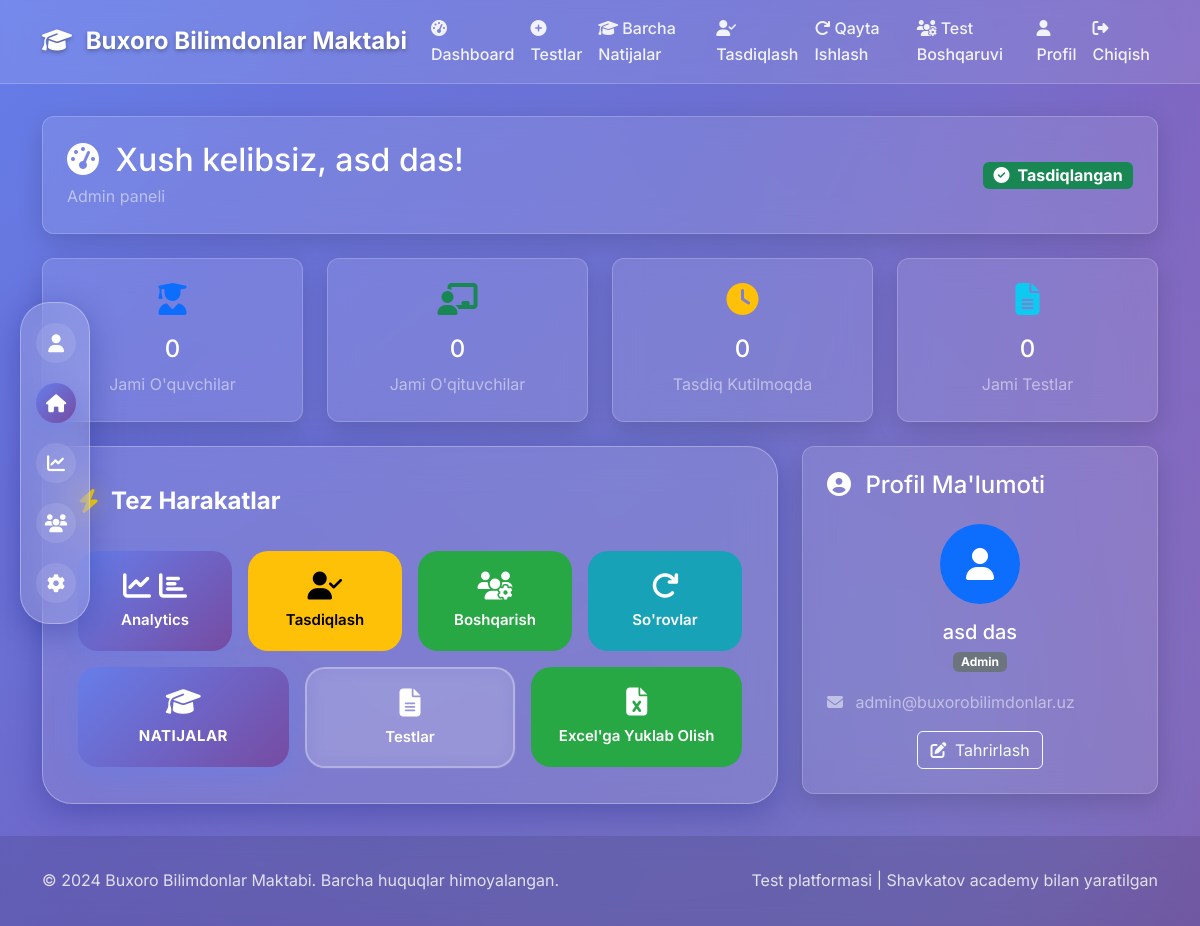
Screenshot of /accounts/dashboard/ (signed in) with the database file from the repository.
### accounts/models.py (models this page shows, shortened)
class User(AbstractUser):
    USER_ROLES = (
        ('student', 'Student'),
        ('teacher', 'Teacher'),
        ('admin', 'Admin'),
    )
    role = models.CharField(max_length=10, choices=USER_ROLES, default='student')
    student_id = models.CharField(max_length=20, unique=True, null=True, blank=True)
    is_verified = models.BooleanField(default=False)
    school_email_verified = models.BooleanField(default=False)
    phone_number = models.CharField(max_length=15, blank=True, null=True)
    class_name = models.CharField(max_length=10, blank=True, null=True)  # For students
    grade = models.IntegerField(null=True, blank=True)  # For students
    subject = models.CharField(max_length=50, blank=True, null=True)  # For teachers
    created_at = models.DateTimeField(auto_now_add=True)
    updated_at = models.DateTimeField(auto_now=True)
    email = models.EmailField(unique=True)
    first_name = models.CharField(max_length=30)
    last_name = models.CharField(max_length=30)
    date_joined = models.DateTimeField(auto_now_add=True)
    is_active = models.BooleanField(default=True)
    USERNAME_FIELD = 'username'
    REQUIRED_FIELDS = ['email', 'first_name', 'last_name']

### accounts/views.py (the view, shortened to what this page needs)
# urls.py: path('dashboard/', views.dashboard_view, name='dashboard'),
@login_required
def dashboard_view(request):
    from tests_app.models import TestResult, TestAttempt, Test
    context = {
        'user': request.user,
        'verification_requests_count': 0
    }
    if request.user.role == 'admin':
        context['verification_requests_count'] = VerificationRequest.objects.filter(is_approved=None).count()
    return render(request, 'accounts/dashboard.html', context)

### templates/accounts/dashboard.html (shortened to what this page needs)
{% extends 'base.html' %}
{% load static %}
{% block content %}
<div class="row">
    <div class="col-12">
        <div class="glass-card p-4 mb-4" data-aos="fade-down">
            <div class="row align-items-center">
                <div class="col-md-8">
                    <h2 class="text-white mb-1">
                        <i class="fas fa-tachometer-alt me-2"></i>
                        Xush kelibsiz, {{ user.get_full_name|default:user.username }}!
                    </h2>
                    <p class="text-white-50 mb-0">{{ user.get_role_display }} paneli</p>
                </div>
                <div class="col-md-4 text-md-end">
                    <span class="badge bg-{% if user.is_verified %}success{% else %}warning{% endif %} fs-6">
                        <i class="fas fa-{% if user.is_verified %}check-circle{% else %}clock{% endif %} me-1"></i>
                        {% if user.is_verified %}Tasdiqlangan{% else %}Kutilmoqda{% endif %}
                    </span>
                </div>
            </div>
        </div>
        <div class="row g-4 mb-4">
            {% if user.role == 'student' %}
            <div class="col-lg-3 col-md-6" data-aos="fade-up" data-aos-delay="100">
                <div class="glass-card p-4 h-100 text-center">
                    <div class="text-primary mb-3">
                        <i class="fas fa-tasks fa-2x"></i>
                    </div>
                    <h4 class="text-white" id="availableTests">--</h4>
                    <p class="text-white-50 mb-0">Mavjud Testlar</p>
                </div>
            </div>
            <div class="col-lg-3 col-md-6" data-aos="fade-up" data-aos-delay="200">
                <div class="glass-card p-4 h-100 text-center">
                    <div class="text-success mb-3">
                        <i class="fas fa-check-circle fa-2x"></i>
                    </div>
                    <h4 class="text-white" id="completedTests">--</h4>
                    <p class="text-white-50 mb-0">Yakunlangan Testlar</p>
                </div>
            </div>
            <div class="col-lg-3 col-md-6" data-aos="fade-up" data-aos-delay="300">
                <div class="glass-card p-4 h-100 text-center">
                    <div class="text-warning mb-3">
                        <i class="fas fa-percentage fa-2x"></i>
                    </div>
                    <h4 class="text-white" id="averageScore">--%</h4>
                    <p class="text-white-50 mb-0">O'rtacha Ball</p>
                </div>
            </div>
            <div class="col-lg-3 col-md-6" data-aos="fade-up" data-aos-delay="400">
                <div class="glass-card p-4 h-100 text-center">
                    <div class="text-info mb-3">
                        <i class="fas fa-medal fa-2x"></i>
                    </div>
                    <h4 class="text-white" id="bestScore">--%</h4>
                    <p class="text-white-50 mb-0">Eng Yaxshi Natija</p>
                </div>
            </div>
            {% elif user.role == 'admin' %}
            <div class="col-lg-3 col-md-6" data-aos="fade-up" data-aos-delay="100">
                <div class="glass-card p-4 h-100 text-center">
                    <div class="text-primary mb-3">
                        <i class="fas fa-user-graduate fa-2x"></i>
                    </div>
                    <h4 class="text-white" id="totalStudents">--</h4>
                    <p class="text-white-50 mb-0">Jami O'quvchilar</p>
                </div>
            </div>
            <div class="col-lg-3 col-md-6" data-aos="fade-up" data-aos-delay="200">
                <div class="glass-card p-4 h-100 text-center">
                    <div class="text-success mb-3">
                        <i class="fas fa-chalkboard-teacher fa-2x"></i>
                    </div>
                    <h4 class="text-white" id="totalTeachers">--</h4>
                    <p class="text-white-50 mb-0">Jami O'qituvchilar</p>
                </div>
            </div>
            <div class="col-lg-3 col-md-6" data-aos="fade-up" data-aos-delay="300">
                <div class="glass-card p-4 h-100 text-center">
                    <div class="text-warning mb-3">
                        <i class="fas fa-clock fa-2x"></i>
                    </div>
                    <h4 class="text-white">{{ verification_requests_count }}</h4>
                    <p class="text-white-50 mb-0">Tasdiq Kutilmoqda</p>
                </div>
            </div>
            <div class="col-lg-3 col-md-6" data-aos="fade-up" data-aos-delay="400">
                <div class="glass-card p-4 h-100 text-center">
                    <div class="text-info mb-3">
                        <i class="fas fa-file-alt fa-2x"></i>
                    </div>
                    <h4 class="text-white" id="totalTests">--</h4>
                    <p class="text-white-50 mb-0">Jami Testlar</p>
                </div>
            </div>
            {% endif %}
        </div>
        <div class="row g-4">
            <div class="col-lg-8">
                <div class="quick-actions-container" data-aos="fade-right">
                    <div class="quick-actions-title">
                        <i class="fas fa-bolt"></i>
                        Tez Harakatlar
                    </div>
                    {% if user.role == 'student' %}
                    <div class="row g-3">
                        <div class="col-md-4">
                            <a href="{% url 'tests:tests' %}" class="action-btn action-btn-primary text-white">
                                <div class="action-btn-icon">
                                    <i class="fas fa-clipboard-list"></i>
                                </div>
                                <div class="action-btn-text">Testlarni Ko'rish</div>
                            </a>
                        </div>
                        <div class="col-md-4">
                            <a href="{% url 'tests:overall_results' %}" class="action-btn action-btn-green text-white">
                                <div class="action-btn-icon">
                                    <i class="fas fa-chart-line"></i>
                                </div>
                                <div class="action-btn-text">Umumiy Natijalarim</div>
                            </a>
                        </div>
                        <div class="col-md-4">
                            <a href="{% url 'accounts:profile' %}" class="action-btn action-btn-outline text-white">
                                <div class="action-btn-icon">
                                    <i class="fas fa-user-edit"></i>
                                </div>
                                <div class="action-btn-text">Profilni Tahrirlash</div>
                            </a>
                        </div>
                    </div>
                    {% elif user.role == 'admin' %}
                    <div class="row g-3">
                        <div class="col-md-3 col-6">
                            <a href="{% url 'analytics:dashboard' %}" class="action-btn action-btn-gradient text-white">
                                <div class="action-btn-icon">
                                    <i class="fas fa-chart-line"></i>
                                    <i class="fas fa-chart-bar"></i>
                                </div>
                                <div class="action-btn-text">Analytics</div>
                            </a>
                        </div>
                        <div class="col-md-3 col-6">
                            <a href="{% url 'accounts:verification_requests' %}" class="action-btn action-btn-yellow">
                                <div class="action-btn-icon">
                                    <i class="fas fa-user-check"></i>
                                </div>
                                <div class="action-btn-text">Tasdiqlash</div>
                            </a>
                        </div>
                        <div class="col-md-3 col-6">
                            <a href="{% url 'tests:student_test_management' %}" class="action-btn action-btn-green text-white">
                                <div class="action-btn-icon">
                                    <i class="fas fa-users-cog"></i>
                                </div>
                                <div class="action-btn-text">Boshqarish</div>
                            </a>
                        </div>
                        <div class="col-md-3 col-6">
                            <a href="{% url 'tests:retake_requests' %}" class="action-btn action-btn-cyan text-white">
                                <div class="action-btn-icon">
                                    <i class="fas fa-redo"></i>
                                </div>
                                <div class="action-btn-text">So'rovlar</div>
                            </a>
                        </div>
                        <div class="col-md-4">
                            <a href="{% url 'tests:grade_based_results' %}" class="action-btn action-btn-featured text-white">
                                <div class="action-btn-icon">
                                    <i class="fas fa-graduation-cap"></i>
                                </div>
                                <div class="action-btn-text">NATIJALAR</div>
                            </a>
                        </div>
                        <div class="col-md-4 col-6">
                            <a href="{% url 'tests:admin_teacher_tests' %}" class="action-btn action-btn-outline text-white">
                                <div class="action-btn-icon">
                                    <i class="fas fa-file-alt"></i>
                                </div>
                                <div class="action-btn-text">Testlar</div>
                            </a>
                        </div>
                        <div class="col-md-4 col-6">
                            <a href="{% url 'tests:export_all_students' %}" class="action-btn action-btn-green text-white">
                                <div class="action-btn-icon">
                                    <i class="fas fa-file-excel"></i>
                                </div>
                                <div class="action-btn-text">Excel'ga Yuklab Olish</div>
                            </a>
                        </div>
                    </div>
                    {% endif %}
                </div>
            </div>
            <div class="col-lg-4">
                <div class="glass-card p-4" data-aos="fade-left">
                    <h4 class="text-white mb-4">
                        <i class="fas fa-user-circle me-2"></i>
                        Profil Ma'lumoti
                    </h4>
                    <div class="text-center mb-3">
                        <div class="bg-primary rounded-circle d-inline-flex align-items-center justify-content-center mb-3"
                             style="width: 80px; height: 80px;">
                            <i class="fas fa-user fa-2x text-white"></i>
                        </div>
                        <h5 class="text-white mb-1">{{ user.get_full_name|default:user.username }}</h5>
                        <span class="badge bg-secondary">{{ user.get_role_display }}</span>
                    </div>
                    <ul class="list-unstyled text-white-50">
                        <li class="mb-2">
                            <i class="fas fa-envelope me-2"></i>
                            {{ user.email }}
                        </li>
                    </ul>
                    <div class="text-center mt-3">
                        <a href="{% url 'accounts:profile' %}" class="btn btn-outline-light">
                            <i class="fas fa-edit me-1"></i>
                            Tahrirlash
                        </a>
                    </div>
                </div>
            </div>
        </div>
    </div>
</div>
{% endblock %}

### templates/base.html (style rules this page uses)
:root { --primary-color: #667eea; --secondary-color: #764ba2; --accent-color: #f093fb; --success-color: #4CAF50; --warning-color: #FF9800; --danger-color: #f44336; --dark-color: #2c3e50; --light-color: #ecf0f1; --gradient-primary: linear-gradient(135deg, #667eea 0%, #764ba2 100%); --gradient-secondary: linear-gradient(135deg, #f093fb 0%, #f5576c 100%); --gradient-accent: linear-gradient(135deg, #4facfe 0%, #00f2fe 100%); --shadow-light: 0 4px 15px rgba(0, 0, 0, 0.1); --shadow-medium: 0 8px 25px rgba(0, 0, 0, 0.15); --shadow-heavy: 0 15px 35px rgba(0, 0, 0, 0.2); --border-radius: 12px; --transition: all 0.3s cubic-bezier(0.25, 0.46, 0.45, 0.94); }
* { margin: 0; padding: 0; box-sizing: border-box; }
body { font-family: 'Inter', sans-serif; background: linear-gradient(135deg, #667eea 0%, #764ba2 100%); min-height: 100vh; line-height: 1.6; color: #333; overflow-x: hidden; }
.glass-card { background: rgba(255, 255, 255, 0.1); backdrop-filter: blur(15px); border-radius: var(--border-radius); border: 1px solid rgba(255, 255, 255, 0.2); box-shadow: var(--shadow-medium); transition: var(--transition); overflow: hidden; }

### templates/accounts/dashboard.html (style rules this page uses)
.quick-actions-container { background: rgba(255, 255, 255, 0.1); backdrop-filter: blur(20px); -webkit-backdrop-filter: blur(20px); border-radius: 30px; border: 1px solid rgba(255, 255, 255, 0.3); padding: 35px; box-shadow: 0 8px 32px 0 rgba(31, 38, 135, 0.37); }
.quick-actions-title { color: white; font-size: 24px; font-weight: 700; margin-bottom: 30px; display: flex; align-items: center; gap: 12px; }
.quick-actions-title i { color: #ffd700; filter: drop-shadow(0 0 10px rgba(255, 215, 0, 0.5)); }
.action-btn { display: flex; flex-direction: column; align-items: center; justify-content: center; padding: 20px 15px; border-radius: 20px; text-decoration: none; transition: all 0.3s ease; position: relative; overflow: hidden; min-height: 100px; border: none; }
.action-btn-gradient { background: linear-gradient(135deg, #667eea 0%, #764ba2 100%); box-shadow: 0 4px 15px rgba(102, 126, 234, 0.4); }
.action-btn-yellow { background: #FFC107; color: #000 !important; }
.action-btn-green { background: #28a745; }
.action-btn-cyan { background: #17a2b8; }
.action-btn-outline { background: rgba(255, 255, 255, 0.1); border: 2px solid rgba(255, 255, 255, 0.3); backdrop-filter: blur(10px); }
.action-btn-icon { font-size: 28px; margin-bottom: 10px; display: flex; align-items: center; gap: 8px; }
.action-btn-text { font-size: 15px; font-weight: 600; text-align: center; line-height: 1.3; }
.action-btn-featured { background: linear-gradient(135deg, #667eea 0%, #764ba2 100%); padding: 20px 15px; border-radius: 20px; min-height: 100px; box-shadow: 0 8px 25px rgba(102, 126, 234, 0.5); }
.action-btn-featured .action-btn-icon { font-size: 28px; }
.action-btn-featured .action-btn-text { font-size: 15px; font-weight: 700; text-transform: uppercase; letter-spacing: 0.5px; }

### rows the page displays
User: get_full_name "asd das", role "Admin", email "admin@buxorobilimdonlar.uz"

### other values shown
{{ verification_requests_count }} "0"
